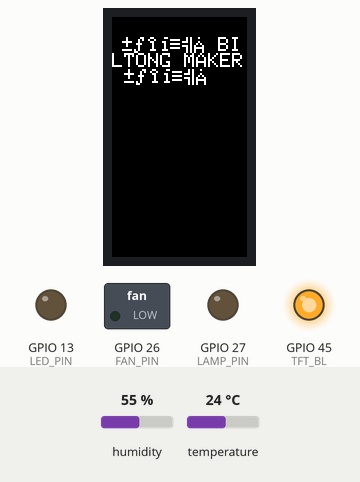
This program was run on a simulated ESP32-S3. Parts: 135×240 colour display, switched loads named in the program (green lamp = pin HIGH), output pins drawn as LEDs (lit = HIGH). Dashed ring = blinking. Inputs (shaded band) come from the test bench; at power-on: humidity 55 %, temperature 24 °C. WiFi joins after 1.5 s; servers stay silent unless stated; what the program prints to the serial monitor is not drawn.

Above: at 1.3 s.
At 3.9 s:
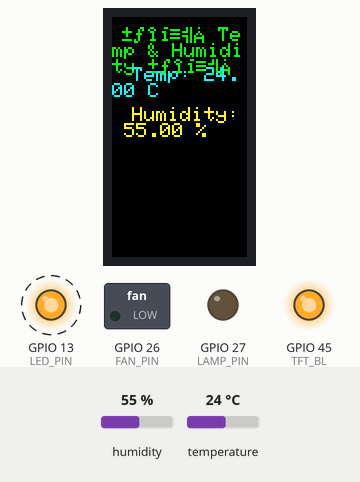
4.0 s: humidity set to 69 %
At 6.9 s:
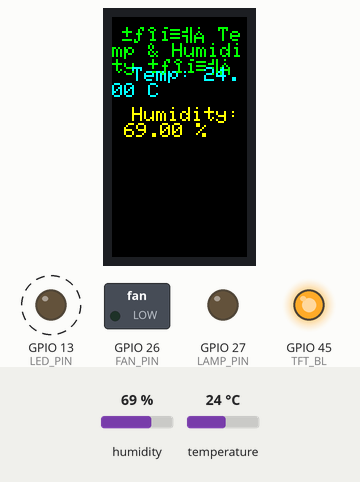
7.4 s: humidity set to 72 %
At 8.5 s:
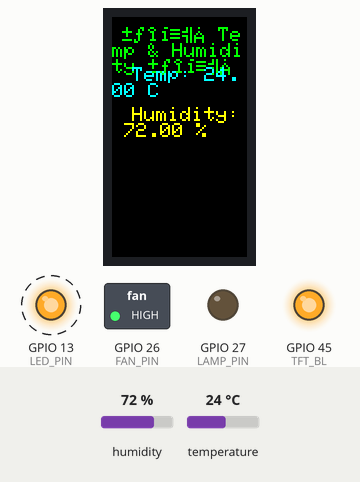
11.1 s: temperature set to 12 °C
At 13.3 s:
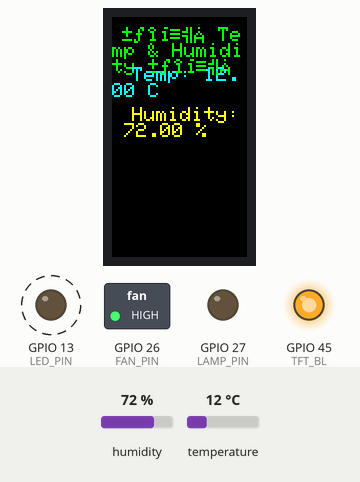
15.9 s: temperature set to 19 °C
Timing chart, 0 to 25.0 s (numbered marks = the images above; inputs shaded):
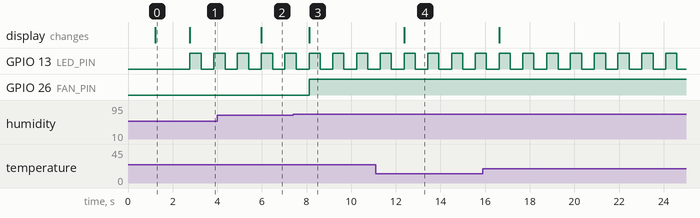

The program:

main.cpp
```cpp
#include <Arduino.h>
#include <WiFi.h>
#include "arduino_secrets.h"   // Contains Wi-Fi credentials (SSID & password)
#include "DHT.h"               // DHT11 temperature/humidity sensor
#include <Adafruit_GFX.h>      // Core graphics library
#include <Adafruit_ST7789.h>   // Driver for ST7789 TFT display

// ---------- PIN DEFINITIONS ----------
#define DHT_PIN 5               // GPIO5 → DHT11 data pin
#define DHTTYPE DHT11           // Using DHT11 sensor
#define LED_PIN 13              // Optional indicator LED
#define FAN_PIN 26              // Relay controlling fan
#define LAMP_PIN 27             // Relay controlling lamp

// TFT pins for ESP32-S3 Reverse TFT
#define TFT_CS 42
#define TFT_DC 40
#define TFT_RST 41
#define TFT_BL 45               // Backlight

// ---------- WIFI SERVER ----------
WiFiServer server(80);           // HTTP server on port 80

// ---------- SENSOR & DISPLAY OBJECTS ----------
DHT dht(DHT_PIN, DHTTYPE);       // Initialize DHT11
Adafruit_ST7789 tft = Adafruit_ST7789(TFT_CS, TFT_DC, TFT_RST);  // Initialize TFT

// ---------- THRESHOLDS & STATES ----------
const float TEMP_THRESHOLD = 30.0;   // Fan triggers above 30°C
const float HUMID_THRESHOLD = 70.0;  // Fan triggers above 70% humidity
bool fanState = false;                // Track fan status
bool lampState = false;               // Track lamp status

// ---------- WIFI CONNECT FUNCTION ----------
void connectToWiFi() {
  WiFi.mode(WIFI_STA);                  // Set ESP32 to station mode
  WiFi.begin(SECRET_SSID, SECRET_PASS); // Connect to your network
  Serial.print("📡 Connecting to Wi-Fi");
  while (WiFi.status() != WL_CONNECTED) {
    Serial.print(".");
    delay(500);
  }
  Serial.println("\n✅ Wi-Fi connected!");
  Serial.print("📶 IP Address: ");
  Serial.println(WiFi.localIP());
}

// ---------- DHT SENSOR CHECK ----------
bool checkDHTSensor() {
  float t = dht.readTemperature();
  float h = dht.readHumidity();
  if (isnan(t) || isnan(h)) {
    Serial.println("❌ ERROR: DHT11 sensor not responding!");
    return false;
  }
  Serial.println("✅ DHT11 sensor OK");
  Serial.print("Initial Temp: "); Serial.print(t); Serial.print("°C, ");
  Serial.print("Humidity: "); Serial.print(h); Serial.println("%");
  return true;
}

// ---------- CLIENT HANDLER ----------
void handleClient(WiFiClient client) {
  String request = client.readStringUntil('\r');
  Serial.println("🌐 New Client Request: " + request);

  // Manual control via URL
  if (request.indexOf("GET /fanOn") >= 0) fanState = true;
  if (request.indexOf("GET /fanOff") >= 0) fanState = false;
  if (request.indexOf("GET /lampOn") >= 0) lampState = true;
  if (request.indexOf("GET /lampOff") >= 0) lampState = false;

  // Read DHT11
  float t = dht.readTemperature();
  float h = dht.readHumidity();
  if (isnan(t) || isnan(h)) {
    Serial.println("⚠️ ERROR: DHT11 read failed during client request");
    t = -99; h = -99;
  }

  // Automatic control
  if (t > TEMP_THRESHOLD) { fanState = true; lampState = false; }
  if (h > HUMID_THRESHOLD) { fanState = true; }

  // Update pins
  digitalWrite(FAN_PIN, fanState ? HIGH : LOW);
  digitalWrite(LAMP_PIN, lampState ? HIGH : LOW);

  // Send simple webpage
  client.println("HTTP/1.1 200 OK");
  client.println("Content-Type: text/html");
  client.println("Connection: close");
  client.println();
  client.println("<!DOCTYPE html><html><head><title>Biltong Maker</title></head><body>");
  client.println("<h1>Biltong Maker Control</h1>");
  client.println("<p>Temperature: " + String(t) + " °C</p>");
  client.println("<p>Humidity: " + String(h) + " %</p>");
  client.println("<p>Fan: " + String(fanState ? "ON" : "OFF") + "</p>");
  client.println("<p>Lamp: " + String(lampState ? "ON" : "OFF") + "</p>");
  client.println("</body></html>");
  client.flush();
  delay(10);
  client.stop();
}

// ---------- JSON DATA HANDLER ----------
void handleData(WiFiClient client) {
  float t = dht.readTemperature();
  float h = dht.readHumidity();
  if (isnan(t) || isnan(h)) { t = -99; h = -99; }

  client.println("HTTP/1.1 200 OK");
  client.println("Content-Type: application/json");
  client.println("Connection: close");
  client.println();
  client.print("{\"temp\":"); client.print(t);
  client.print(",\"hum\":"); client.print(h);
  client.print(",\"fan\":"); client.print(fanState ? "true" : "false");
  client.print(",\"lamp\":"); client.print(lampState ? "true" : "false");
  client.println("}");
  client.flush();
  delay(10);
  client.stop();
}

// ---------- SETUP FUNCTION ----------
void setup() {
  Serial.begin(115200);
  delay(1000);

  // Pin modes
  pinMode(LED_PIN, OUTPUT);
  pinMode(FAN_PIN, OUTPUT);
  pinMode(LAMP_PIN, OUTPUT);
  pinMode(TFT_BL, OUTPUT);
  digitalWrite(TFT_BL, HIGH);  // Turn on screen

  // Initialize DHT11
  dht.begin();
  if (!checkDHTSensor()) Serial.println("❌ DHT11 not working at startup!");

  // Initialize TFT display
  tft.init(240, 135);
  tft.setRotation(1);
  tft.fillScreen(ST77XX_BLACK);
  tft.setTextSize(2);
  tft.setTextColor(ST77XX_WHITE);
  tft.setCursor(10, 20);
  tft.println("🌡️ BILTONG MAKER 🌡️");

  // Connect Wi-Fi & start server
  connectToWiFi();
  server.begin();
}

// ---------- MAIN LOOP ----------
void loop() {
  // Handle incoming clients
  WiFiClient client = server.available();
  if (client) {
    String reqLine = client.readStringUntil('\n');
    Serial.println("🌐 New client connected: " + reqLine);
    if (reqLine.indexOf("GET /data") >= 0) handleData(client);
    else handleClient(client);
  }

  // Read DHT11
  float t = dht.readTemperature();
  float h = dht.readHumidity();
  if (isnan(t) || isnan(h)) {
    Serial.println("❌ Failed to read DHT11 sensor!");
    t = -99; h = -99;
  }

  // Serial Monitor: fancy output
  Serial.println("--------------------------------------------------------");
  Serial.println("🌡️  DHT11 SENSOR READINGS 🌡️");
  Serial.print("💧 Humidity: "); Serial.print(h); Serial.println(" %");
  Serial.print("🔥 Temperature: "); Serial.print(t); Serial.println(" °C");
  Serial.print("🌀 Fan: "); Serial.print(fanState ? "ON" : "OFF");
  Serial.print(", 💡 Lamp: "); Serial.println(lampState ? "ON" : "OFF");
  Serial.println("--------------------------------------------------------");

  // Update TFT display
  tft.fillScreen(ST77XX_BLACK);  // Clear old readings
  tft.setTextColor(ST77XX_GREEN);
  tft.setTextSize(2);
  tft.setCursor(10, 10); tft.println("🌡️ Temp & Humidity 🌡️");

  tft.setTextColor(ST77XX_CYAN);
  tft.setTextSize(2);
  tft.setCursor(20, 50); tft.print("Temp: "); tft.print(t); tft.println(" C");

  tft.setTextColor(ST77XX_YELLOW);
  tft.setCursor(20, 90); tft.print("Humidity: "); tft.print(h); tft.println(" %");

  // Automatic fan/lamp control
  if (t > TEMP_THRESHOLD) { fanState = true; lampState = false; }
  if (h > HUMID_THRESHOLD) fanState = true;
  digitalWrite(FAN_PIN, fanState ? HIGH : LOW);
  digitalWrite(LAMP_PIN, lampState ? HIGH : LOW);

  // LED heartbeat
  digitalWrite(LED_PIN, HIGH);
  delay(500);
  digitalWrite(LED_PIN, LOW);
  delay(500);
}
```

arduino_secrets.h
```cpp
////////////////////////////////////////////
#define SECRET_SSID "T8-Arduino"
#define SECRET_PASS "T8-Arduino"
////////////////////////////////////////////
```

Measured:
- the behaviour switches between 70 and 71 % on humidity (found by bisection; images 2 and 3)
- after the input at 4.0 s, the display: changes after 2.0 s (image 2)
- after the input at 7.4 s, GPIO 26 (FAN_PIN): LOW → HIGH after 0.71 s; the display: changes after 0.71 s (image 3)
- after the input at 11.1 s, the display: changes after 1.3 s (image 4)
- by itself, GPIO 13 (LED_PIN): alternates HIGH for 0.50 s and LOW for 0.57 s
- what the display in image 0 shows lasts 1.6 s, from 1.2 s to 2.8 s
